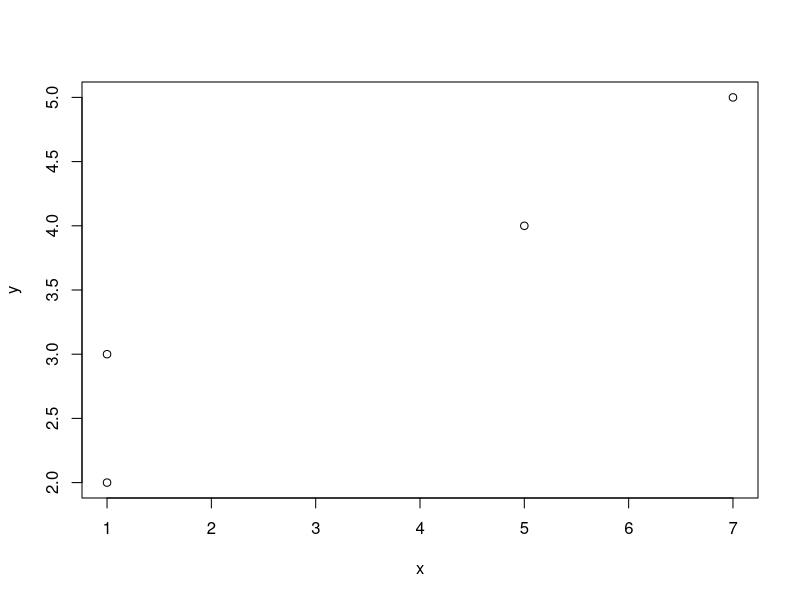

This figure's R source:
## ---- chunk 1
knitr::opts_chunk$set(echo = T,
                      eval=T)
## ---- chunk 2
1 + 1
## ---- chunk 3
x <- c(1, 1, 5, 7)
y <- c(2, 3, 4, 5)
plot(x, y)
